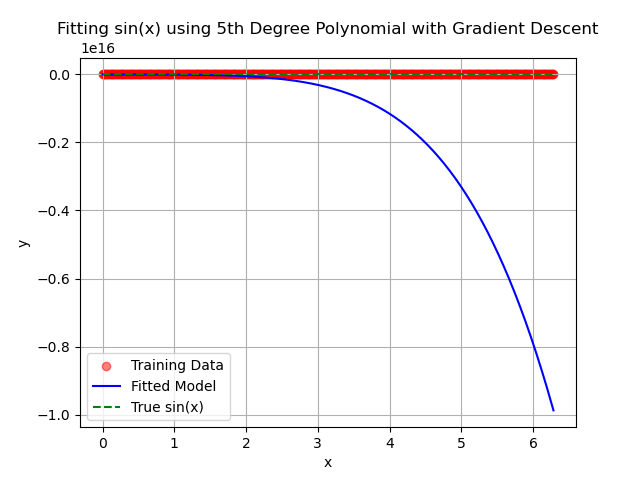

The script that drew this image:
import numpy as np
import matplotlib.pyplot as plt

# 生成训练数据
x_train = np.linspace(0, 2 * np.pi, 500)  # 在0到2π之间生成500个样本点
y_train = np.sin(x_train) + np.random.normal(0, 0.05, x_train.shape)  # 计算真实值并添加噪声

# 定义五次多项式模型函数
def model(x, params):
    # 返回五次多项式的计算结果
    return (params[0] * x**5 +
            params[1] * x**4 +
            params[2] * x**3 +
            params[3] * x**2 +
            params[4] * x +
            params[5])  # 包含常数项

# 定义损失函数
def loss(y_true, y_pred, params, lambda_reg=0.01):
    # 计算均方误差损失，并添加L2正则化项
    return np.mean((y_true - y_pred) ** 2) + lambda_reg * np.sum(params**2)

# 计算梯度函数
def gradients(x, y_true, params):
    y_pred = model(x, params)  # 计算当前模型的预测值
    dL_dparams = np.zeros_like(params)  # 初始化梯度数组
    for i in range(len(params)):
        params[i] += 1e-5  # 增加参数，计算数值梯度
        dL_dparams[i] = (loss(y_true, model(x, params), params) -
                         loss(y_true, model(x, params - 1e-5), params - 1e-5)) / 1e-5
        params[i] -= 1e-5  # 还原参数，确保参数不变
    return dL_dparams  # 返回计算出的梯度

# 初始化参数
params = np.random.rand(6) * 0.1  # 随机初始化6个模型参数，缩小范围
learning_rate = 0.001  # 设置学习率
iterations = 10000  # 设置迭代次数

# 训练模型
for _ in range(iterations):
    grads = gradients(x_train, y_train, params)  # 计算当前梯度
    params -= learning_rate * grads  # 更新参数

# 进行预测
y_pred = model(x_train, params)  # 计算最终预测值

# 计算最终损失
final_loss = loss(y_train, y_pred, params)  # 计算预测后的损失值

# 打印真实值、预测值和损失值
print("真实值:", y_train[:10])  # 打印前10个真实值
print("预测值:", y_pred[:10])    # 打印前10个预测值
print("最终损失:", final_loss)    # 打印最终损失值

# 可视化结果
plt.scatter(x_train, y_train, label='Training Data', color='red', alpha=0.5)  # 绘制训练数据点
plt.plot(x_train, y_pred, label='Fitted Model', color='blue')  # 绘制拟合模型曲线
plt.plot(x_train, np.sin(x_train), label='True sin(x)', color='green', linestyle='dashed')  # 绘制真实的sin(x)曲线
plt.legend()  # 显示图例
plt.title('Fitting sin(x) using 5th Degree Polynomial with Gradient Descent')  # 图表标题
plt.xlabel('x')  # x轴标签
plt.ylabel('y')  # y轴标签
plt.grid()  # 添加网格
plt.show()  # 显示图形
